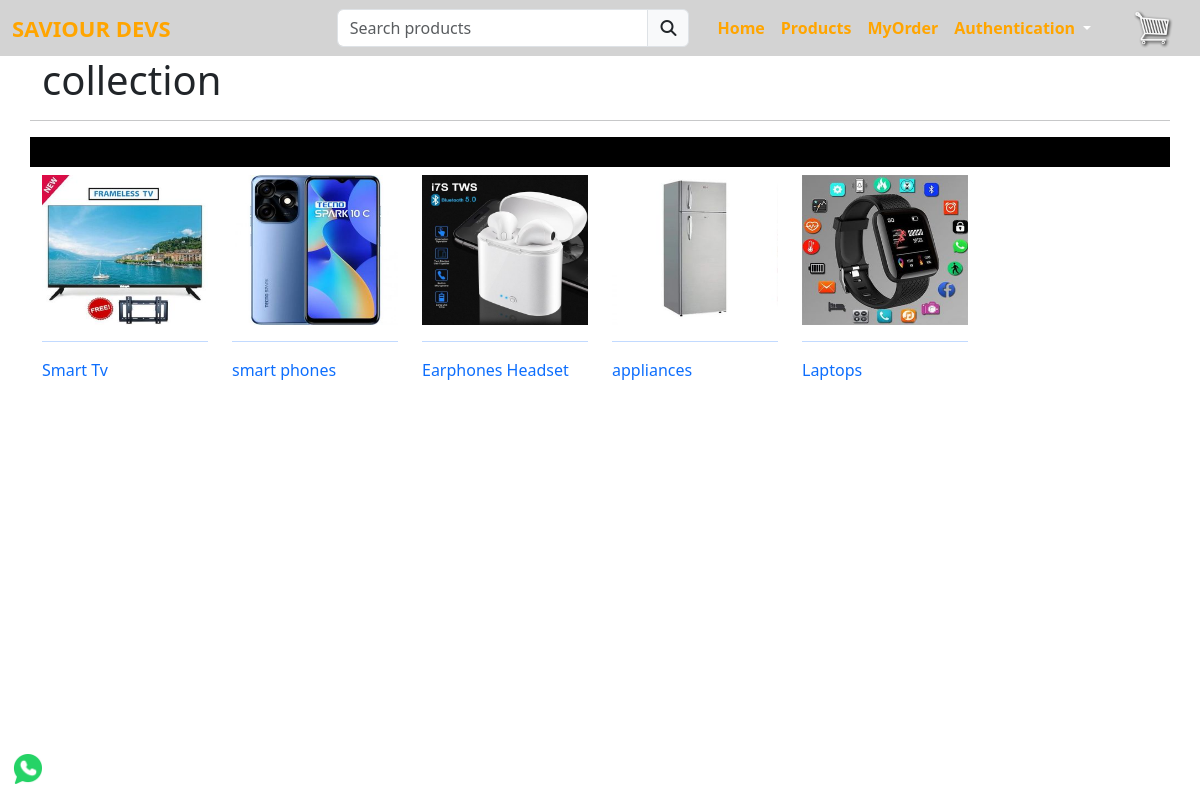
Screenshot of /collection/ with the database file from the repository.
### myapp/models.py (models this page shows, shortened)
class Category(models.Model):
    slug = models.CharField(max_length=150,null=False,blank=False)
    name = models.CharField(max_length=150,null=False,blank=False)
    image = models.ImageField(null=False,blank=False)
    description = models.TextField(max_length=700,null=False,blank=False)
    status = models.BooleanField(default=False,help_text="0=default,1=Trending")
    trending = models.BooleanField(default=False,help_text="0=default,1=Trending")
    meta_title = models.CharField(max_length=150,null=False,blank=False)
    meta_keywords = models.CharField(max_length=150,null=False,blank=False)
    meta_description = models.CharField(max_length=150,null=False,blank=False)
    created_at = models.DateTimeField(auto_now_add=True)
    @property
    def imageURL(self):
        try:
            url = self.image.url
        except:
            url=''
        return url

### myapp/views.py (the view)
# urls.py: path('collection/',views.collection,name='collection'),
def collection(request):
    category = Category.objects.filter(status = 0)
    context={'category':category}
    return render(request, 'store/collection.html',context)

### templates/store/collection.html (shortened to what this page needs)
{% extends 'store/layouts/main.html' %}
{% load static %}
{% block content %}
<div class="container">
    <h1>collection</h1>
<div class="row">
    <hr>
    <div style="height: 30px; background-color: black; color: white;" >
    </div>
    <br>
    {% for item in category %}
    <div class="col-md-2 my-2 prod_itm">
        <div class="coll w-100">
            <a href="{% url 'collectionview' item.slug %}">
            <div class="card-body">
                <div class="category-image">
                    <img class="w-100 img-main" src="{{item.imageURL}}" alt="">
                </div>
                <hr>
                <p class="mt-0">{{ item.name }}</p>
            </div>
        </a>
        </div>
    </div>
    {% endfor %}
</div>
</div>
{% endblock %}

### assets/css/styles.css (style rules this page uses)
.img-main { height: 150px; }

### templates/store/layouts/main.html (style rules this page uses)
a { text-decoration: none; }

### rows the page displays
Category: imageURL (picture), name "Smart Tv"
Category: imageURL (picture), name "smart phones"
Category: imageURL (picture), name "Earphones Headset"
Category: imageURL (picture), name "appliances"
Category: imageURL (picture), name "Laptops"
